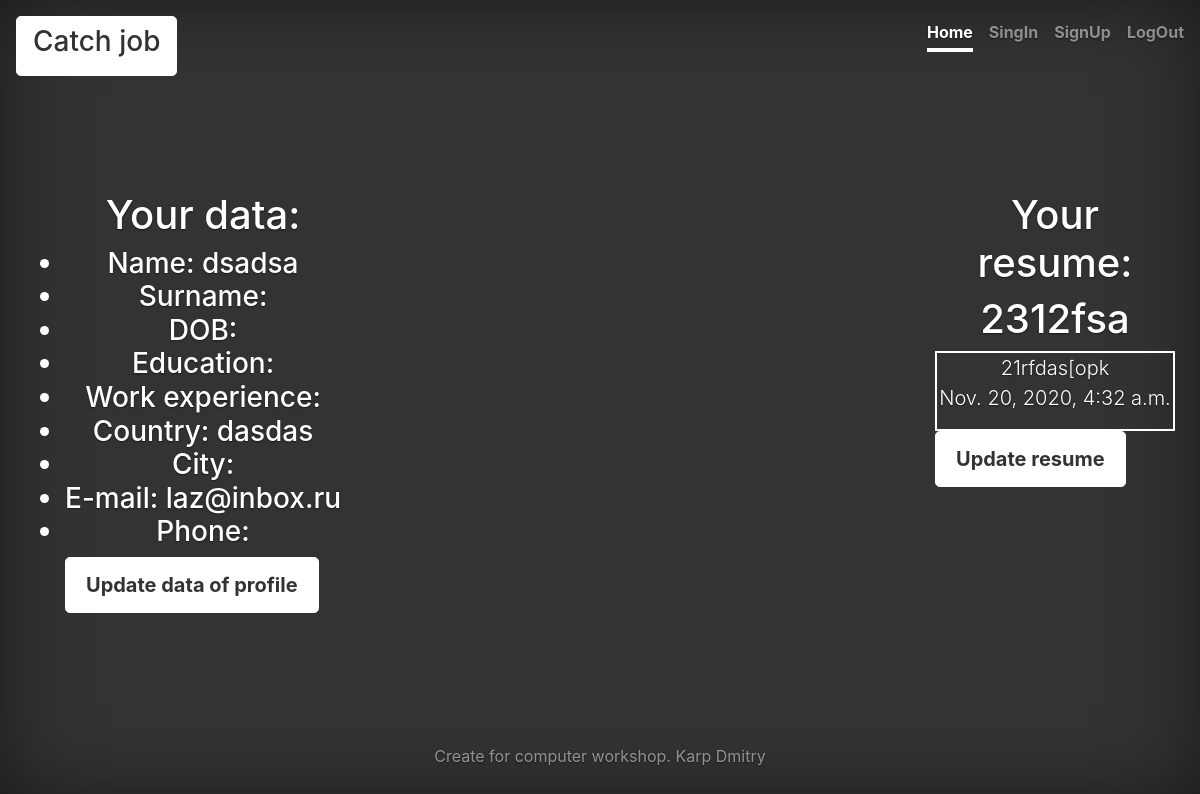
Screenshot of /home/ (signed in) with the database file from the repository.
### main_app/models.py (models this page shows)
class Worker(models.Model):
    age = models.DateField(null=True)
    first_name = models.CharField(max_length=32)
    second_name = models.CharField(max_length=32)
    education = models.TextField(max_length=64)
    work_experience = models.TextField(max_length=1024)
    country = models.CharField(max_length=32)
    city = models.CharField(max_length=32)
    e_mail = models.EmailField()
    phone = models.IntegerField(null=True)
    account = models.ForeignKey(User, on_delete=models.CASCADE)

### resume/models.py (models this page shows)
class Resume(models.Model):
    title = models.CharField(max_length=32)
    description = models.TextField(max_length=1024)
    author = models.ForeignKey(User, on_delete=models.CASCADE)
    create_data = models.DateTimeField()

### main_app/views.py (the view, shortened to what this page needs)
# urls.py: path('home/', HomePage.as_view()),
class HomePage(View):
    def get(self, request, *args, **kwargs):
        if request.user.is_authenticated:
            if my_is_staff(request.user): # сделать свой класс пользователя, для выдачи работадателям
                return render(request, 'main_app/home_page.html',
                              context={"auth": True, 'employer': True, 'data': Employer.objects.filter(account=request.user), 'vacancy': Vacancy.objects.filter(author=request.user)})
            else:
                return render(request, 'main_app/home_page.html',
                              context={"auth": True, 'employer': False, 'data': Worker.objects.filter(account=request.user), 'resume': Resume.objects.filter(author=request.user)})
        else:
            return render(request, 'main_app/home_page.html', context={'auth': False})

### main_app/views.py (called while the page is built)
def my_is_staff(my_user):
    return my_user.is_staff

### main_app/templates/main_app/home_page.html (shortened to what this page needs)
{% extends 'main_app/base.html' %}
{% block link %}
    <a class="nav-link active" href="/home">Home</a>
    <a class="nav-link" href="/sign-in">SingIn</a>
    <a class="nav-link" href="/sign-up">SignUp</a>
    <a class="nav-link" href="/log-out">LogOut</a>
{% endblock %}
{% block content %}
{% if auth %}
        <div class="lead row">
            <ul>
            <h1>Your data:</h1>
                <h3>
                {% for elem in data%}
                    {% if employer%}
                        <li>Company name: {{elem.name}}</li>
                        <li>Number of vacancies: {{elem.number_vacancy}}</li>
                        <li>Company foundation date:
                            {%if elem.age != None%}
                                {{elem.age}}
                            {% endif %}
                        </li>
                        <li>Scope of work: {{elem.sphere}}</li>
                    {% else %}
                        <li>Name: {{elem.first_name}}</li>
                        <li>Surname: {{elem.second_name}}</li>
                        <li>DOB:
                        </li>
                        <li>Education:{{elem.education}}</li>
                        <li>Work experience: {{elem.work_experience}}</li>
                    {% endif %}
                    <li>Country: {{elem.country}}</li>
                    <li>City: {{elem.city}}</li>
                    <li>E-mail: {{elem.e_mail}}</li>
                    <li>Phone:
                    </li>
                {% endfor %}
                </h3>
                <a href="update-profile/" class="masthead-brand btn btn-lg btn-secondary">Update data of profile</a>
            </ul>
            <ul class="raz">
                {% if employer %}
                    {% for elem in vacancy %}
                    <h1>{{elem.title}}</h1>
                    <div class="resume">
                        {{elem.description}}
                        {{elem.create_data}}
                    </div>
                    {% endfor %}
                  <a class="masthead-brand btn btn-lg btn-secondary" href="/home/create-vac/">Create vacancy</a>
                {% else %}
                    <h1> Your resume:</h1>
                    {% for elem in resume %}
                    <h1>{{elem.title}}</h1>
                    <div class="resume">
                        {{elem.description}}
                        <p>{{elem.create_data}}</p>
                    </div>
                    {% endfor %}
                    <a class="masthead-brand btn btn-lg btn-secondary" href="/home/create-res/">Update resume</a>
                {% endif %}
            </ul>
        </div>
        {% else %}
            <a class="nav-link" href="/sign-in"><h4 style="color:Green">*click*</h4>  <h1>To access Home please Sing In :)  </h1>  <h4 style="color:Green">*click*</h4> </a>
        {% endif %}
{% endblock %}

### static/css/cover.css (style rules this page uses)
a, a:focus, a:hover { color: #fff; }
.btn-secondary, .btn-secondary:hover, .btn-secondary:focus { color: #333; text-shadow: none; background-color: #fff; border: .05rem solid #fff; }
html, body { height: 100%; background-color: #333; }
body { display: -ms-flexbox; display: flex; color: #fff; text-shadow: 0 .05rem .1rem rgba(0, 0, 0, .5); box-shadow: inset 0 0 5rem rgba(0, 0, 0, .5); }
.masthead-brand { margin-bottom: 0; }
.nav-masthead .nav-link { padding: .25rem 0; font-weight: 700; color: rgba(255, 255, 255, .5); background-color: transparent; border-bottom: .25rem solid transparent; }
.nav-masthead .nav-link + .nav-link { margin-left: 1rem; }
.nav-masthead .active { color: #fff; border-bottom-color: #fff; }
@media (min-width: 48em) { .masthead-brand { float: left; } }
.cover .btn-lg { padding: .75rem 1.25rem; font-weight: 700; }

### rows the page displays
Worker: first_name "dsadsa", country "dasdas", e_mail "laz@inbox.ru"
Resume: title "2312fsa", description "21rfdas[opk", create_data "Nov. 20, 2020, 4:32 a.m."
